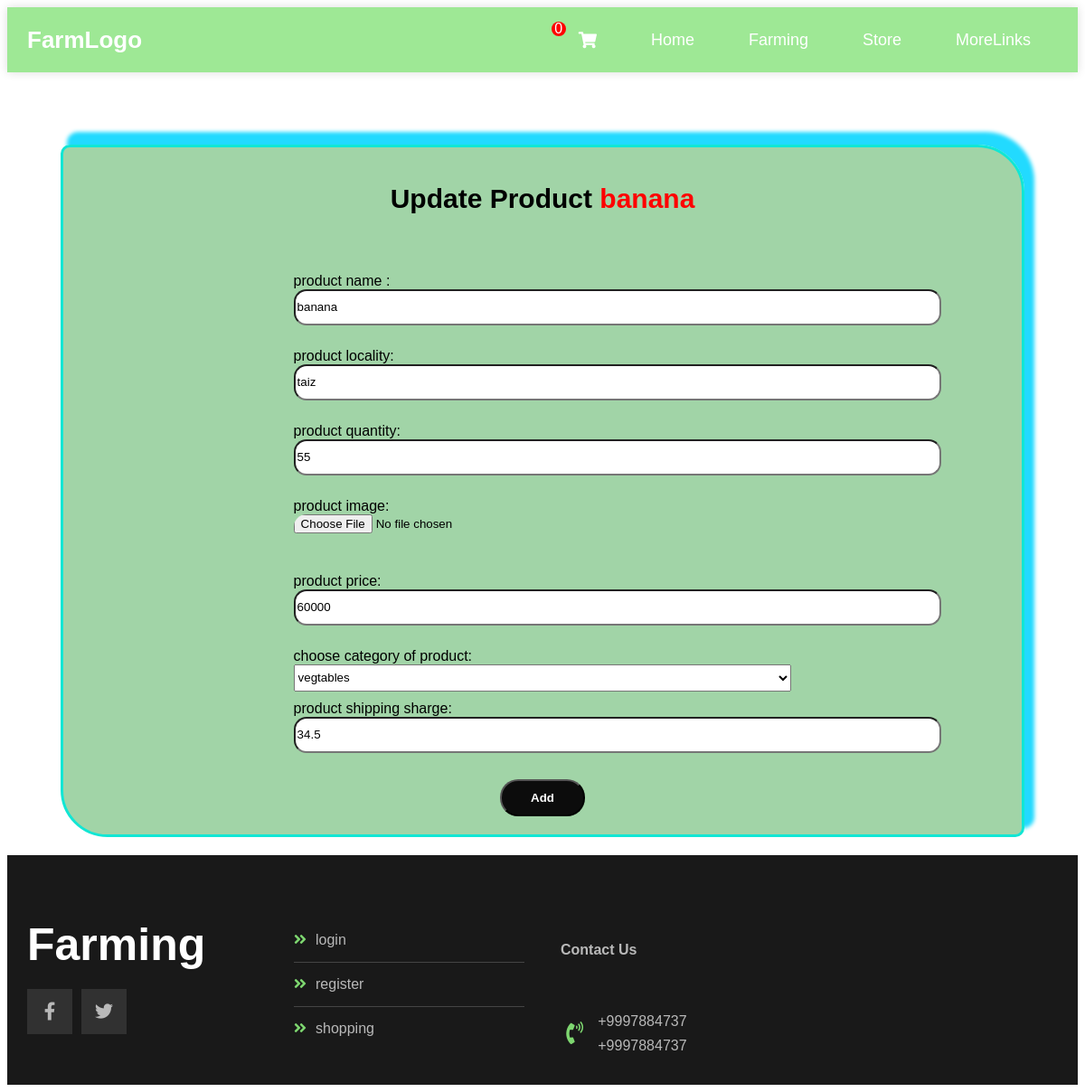
Page /editProduct.php?id=1 on the committed database.
### tables this page shows
CREATE TABLE `products` (
  `id` int(100) NOT NULL,
  `pname` varchar(200) NOT NULL,
  `pprice` double NOT NULL,
  `locality` varchar(200) NOT NULL,
  `quantity` int(100) NOT NULL,
  `category` varchar(100) NOT NULL,
  `shippingcharge` double NOT NULL,
  `salestate` bit(1) NOT NULL DEFAULT b'0',
  `userid` int(100) NOT NULL,
  `photo` varchar(100) NOT NULL
);

### control/product.php (called while the page is built, shortened)
<?php
  class Products  {
public static function get_product($pdo, $id)
{
  $statement= $pdo->prepare("SELECT * FROM products WHERE id = :id");
$statement->bindValue(':id',$id);
$statement->execute();
$product =$statement->fetch(PDO::FETCH_ASSOC);
  return $product;
}
}
?>

### editProduct.php (the view, shortened to what this page needs)
<?php
     require_once("control/product.php");
    $id=$_GET['id'] ?? null;
     $product=null;
    if($id){
       $product=Products::get_product($pdo,$id);
    }
?>
<?php include_once("includes/header.php"); ?>
    <div class="login">
        <div class="box1">
            <div class="bord  ">
            <h4  >Update Product <span style="color:red;"><?php echo $product['pname'] ?> </span></h4>
            <form class="form" action="updateProduct.php" method="post"   enctype="multipart/form-data">
                <div class=" fgroup ">
                    <label for="pname">product name  :</label>
                    <input type="name"   placeholder="Enter name " value="<?php echo $product['pname'] ?>" name="pname" id="" required>
                </div>
                <div class="fgroup">
                    <label for=" localityord">product locality:</label>
                    <input type="text"   placeholder="Enter locality" value="<?php echo $product['locality'] ?>" name="locality" id="nam" required>
                </div>
                <div class="fgroup">
                    <label for="userPassword">product  quantity:</label>
                    <input type="text"  placeholder="Enter quantity" value="<?php echo $product['quantity'] ?>" name="quantity" id="nam" required>
                </div>
                <div class="fgroup">
                    <label for="userPassword">product  image:</label>
                    <input type="file"  name="photo" value="<?php echo $product['photo'] ?>" id="nam" required>
                </div>
                <div class="fgroup">
                    <label for="userPassword">product price:</label>
                    <input type="text"   placeholder="Enter price"  value="<?php echo $product['pprice'] ?>" name="price" id="nam" required>
                </div>
                <div class="fgroup">
                    <label for="category">choose category of product:</label>
                    <select name="category" id=""  >
                        <option value="vegtables">vegtables</option>
                    </select>
                </div>
                <div class="fgroup">
                    <label for="userPassword">product shipping sharge:</label>
                    <input type="text"   placeholder="Enter locality shipping charge"  value="<?php echo $product['shippingcharge'] ?>" name="shcharge" id="nam" required>
                </div>
                <div class="sub">
                     <button class="" id="log" type="submit">Add</button>
                    </div>
            </form>
        </div>
        </div>
</div>
<?php include_once("includes/footer.php"); ?>
</body>
</html>

### css/index.css (style rules this page uses)
* { -webkit-box-sizing: border-box; -moz-box-sizing: border-box; box-sizing: border-box; }
:root { --main-color: rgb(126 215 112); --main-color-alt: rgb(126 215 112); --main-transition: 0.3s; --main-padding-top: 100px; --main-padding-bottom: 100px; --section-background: #ececec; }
html { scroll-behavior: smooth; }
body { font-family: "Cairo", sans-serif; }

### css/other.css (style rules this page uses)
.login { margin-top: 5rem; }
.box1 { display: flex; flex-direction: column; justify-content: center; align-items: center; }
.box1 .bord h4 { text-align: center; font-weight: bold; font-size: 30px; }
.bord { border: 3px solid rgb(17, 230, 212); border-radius: 10px; border-top-right-radius: 52px; border-bottom-left-radius: 52px; box-shadow: 9px -12px 4px 2px rgb(34 218 255) ; width: 90%; background-color: #3ba5487a; }
.bord .form { position: relative; display: flex; flex-direction: column; justify-content: center; align-items: center; padding: 20px; }
.form .fgroup { padding: 5px; display: flex; flex-direction: column; width: 55%; }
.bord .form input { width: 130%; margin-bottom: 15px; height: 40px; border-radius: 14px; }
.bord .form select { width: auto; height: 30px; }
.bord .form .sub { display: flex; flex-direction: row; justify-content: center; align-items: center; }
.bord .form .sub button { width: 94px; height: 41px; background-color:rgb(12 12 12); border-radius: 20px; color: white; text-align: center; margin-top: 9px; font-weight: bold; }

### rows in the picture
products: pname "banana", locality "taiz", quantity "55", price "60000", shcharge "34.5"

### other values in the picture
$items_in_cart "0"
